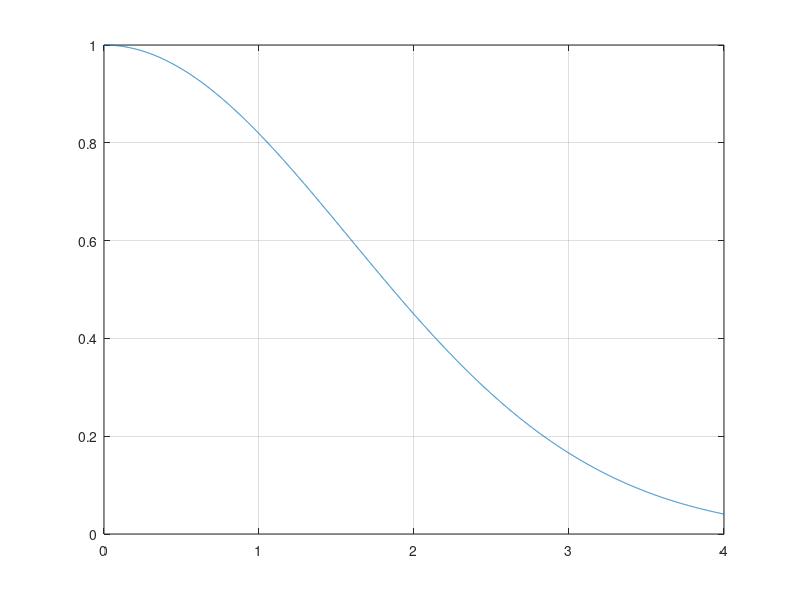

Reproduce this figure in MATLAB. (Note: this script raises an error after producing the figure.)
x=0:0.001:4;
y=exp(-0.2.*x.*x);
figure; plot(x,y); grid on
%%
L2Norm=zeros(1, 256035);
for k=1:256035
    tempk=FeatureData(:,k);
    
    while 1
        n=randi(256035, 1);
    
        if (n ~= k)    
            tempn=FeatureData(:,n);        
            temp=tempk-tempn;
        
            L2Norm(k)=sum(temp.*temp);
            
            break;
        end
    end
end
%%